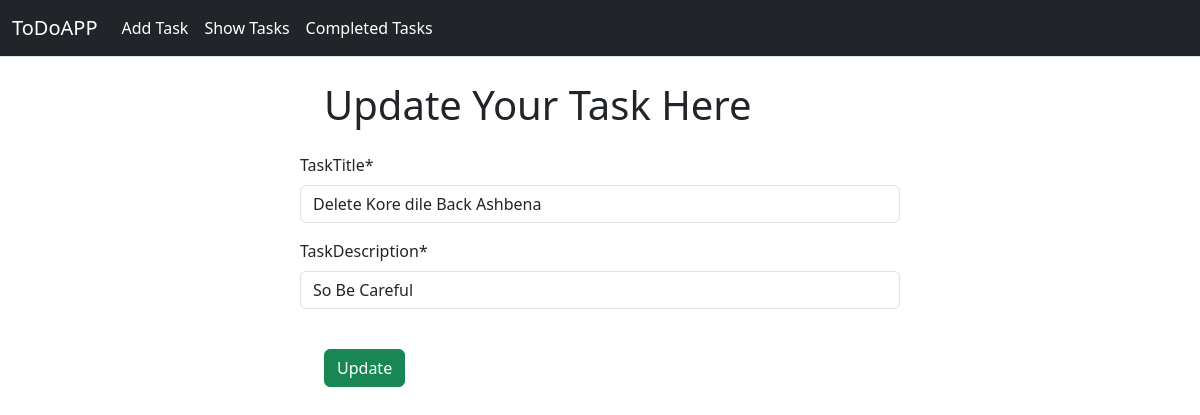
Screenshot of /edit_task/3 with the database file from the repository.
### TODO_App/models.py (models this page shows)
class TaskModel(models.Model):
    taskTitle = models.CharField(max_length=30)
    taskDescription = models.CharField(max_length=50)
    is_completed = models.BooleanField(default=False)

### TODO_App/views.py (the view)
# urls.py: path('edit_task/<int:id>', views.edit_task, name='edit_task'),
def edit_task(request, id):
    task = TaskModel.objects.get(pk=id)
    task_form = TaskForm(instance=task)
    if request.method == "POST":
        task_form = TaskForm(request.POST, instance=task)
        if task_form.is_valid():
            task_form.save()
            return redirect('show_tasks')
    return render(request, '‘edit_task.html', {'form': task_form})

### TODO_App/forms.py
class TaskForm(forms.ModelForm):
    class Meta:
        model = TaskModel
        fields = ['taskTitle', 'taskDescription']

### TODO_App/templates/‘edit_task.html (shortened to what this page needs)
{% extends 'base.html' %}
{% load crispy_forms_tags %}
{% block content %}
<div style="width: 50%; margin: auto;">
    <h1 class="m-4">Update Your Task Here</h1>
    <form method="POST">
        {{form|crispy}}
        <button class="btn btn-success m-4" type="submit"> Update </button>
    </form>
</div>
{% endblock content %}

### rows the page displays
TaskModel: taskTitle "Delete Kore dile Back Ashbena", taskDescription "So Be Careful"
